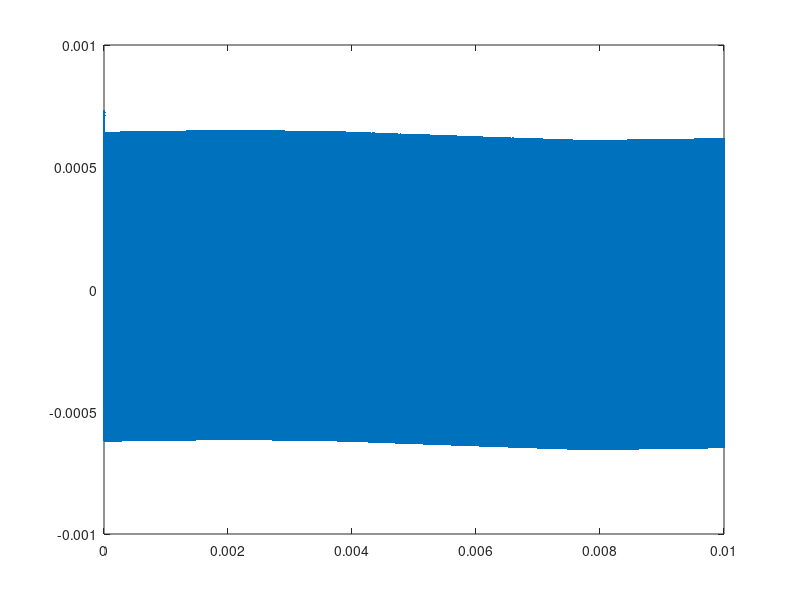
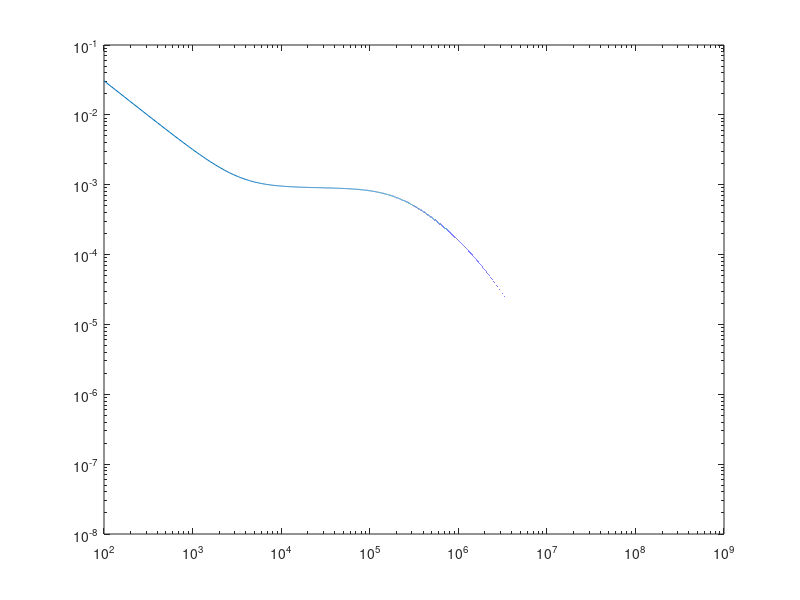

MATLAB code for these plots, in order:
%
% Simulate PWM output
%

clock_freq = 250e6;
pwm_bit_depth = 10;
pwm_freq = clock_freq/2^pwm_bit_depth;

% num_cycles = 100;
dt = 1/clock_freq;
% T = num_cycles/pwm_freq;
T = 10e-3;
t = 0:dt:T;

Vset = 0.8;
Vmax = 1.6;
Vin = Vmax*(mod(t,1./pwm_freq)*pwm_freq*Vmax < Vset);
Vin = Vin - mean(Vin);

f = 1/(2*dt)*linspace(-1,1,numel(t));
w = 2*pi*f;
Vin_fft = fftshift(fft(Vin));

R1 = 100;
C1 = 8.2e-9 + 00e-9;
R2 = 1e3;
Resr = 1;
C2 = 47e-6;
C3 = 100e-9;

ZC1 = 1./(1i*w*C1);
ZC2 = (1 + 1i*w*Resr*C2)./(1i*w*C2);
ZC2 = (1./ZC2 + 1i*w*C3).^-1;

H = ZC1.*ZC2./(R1.*ZC1 + (R1 + ZC1).*(R2 + ZC2));

H(isinf(H) | isnan(H)) = 0;

Vout_fft = Vin_fft.*H;
Vout = real(ifft(ifftshift(Vout_fft)));

%%
figure(1);clf;
% plot(t,Vin,'.-');
% hold on
plot(t,Vout,'.-');

figure(2);%clf;
loglog(f(f > 0),abs(H(f > 0)));
hold on;